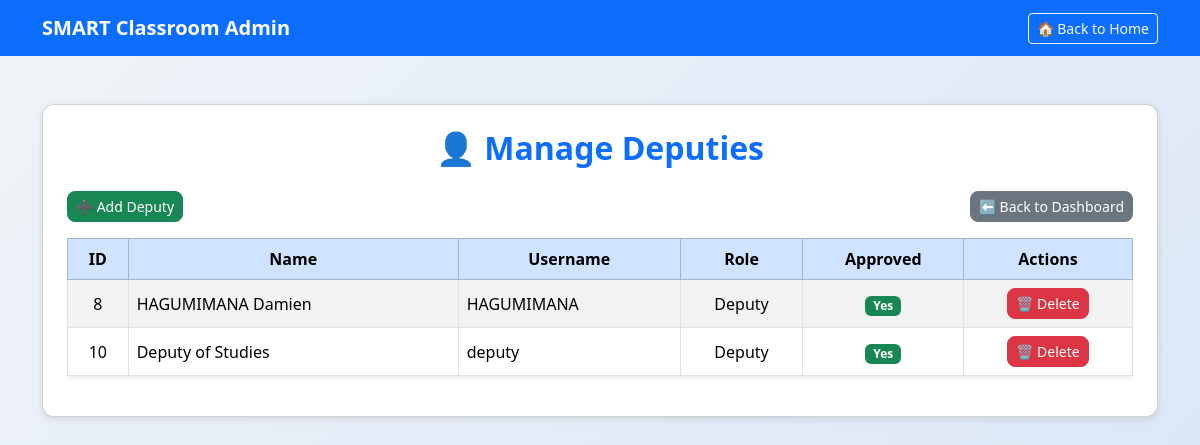
Page /admin/deputies (signed in) on the committed database.
### tables this page shows
CREATE TABLE Teachers (
                TeacherID INTEGER PRIMARY KEY AUTOINCREMENT,
                Name TEXT NOT NULL,
                Subject TEXT,
                Username TEXT UNIQUE NOT NULL,
                Password TEXT NOT NULL,
                Role TEXT DEFAULT 'Teacher',
                IsApproved INTEGER DEFAULT 0,
                Email TEXT,
                Phone TEXT,
                Class TEXT
            , Gender TEXT, ClassTeacher TEXT);

### app.py (the view)
@app.route("/admin/deputies")
def manage_deputies():
    if session.get("role") != "ICT_Admin":
        flash("Access denied!", "danger")
        return redirect(url_for("login"))
    conn = connect_db()
    cursor = conn.cursor()
    cursor.execute("SELECT TeacherID, Name, Username, Role, IsApproved FROM Teachers WHERE Role='Deputy'")
    deputies = cursor.fetchall()
    conn.close()
    return render_template("manage_deputies.html", deputies=deputies)

### app.py (called while the page is built)
@app.context_processor
def inject_global_vars():
    return {'now': datetime.now()}

### db_setup.py (called while the page is built)
def connect_db():
    try:
        conn = sqlite3.connect(DB_FILE)
        conn.row_factory = None  # or sqlite3.Row for dict-like access
        return conn
    except sqlite3.Error as e:
        print(f"[ERROR] Database connection failed: {e}")
        return None

### templates/manage_deputies.html (shortened to what this page needs)
<!DOCTYPE html>
<html lang="en">
<head>
    <link href="https://cdn.jsdelivr.net/npm/bootstrap@5.3.2/dist/css/bootstrap.min.css" rel="stylesheet">
</head>
<body>
<nav class="navbar navbar-expand-lg">
  <div class="container">
    <a class="navbar-brand fw-bold" href="#">SMART Classroom Admin</a>
    <div class="ms-auto">
      <a href="{{ url_for('ict_admin_dashboard') }}" class="btn btn-outline-light btn-sm">🏠 Back to Home</a>
    </div>
  </div>
</nav>
<div class="container mt-5">
    <div class="card p-4">
        <h2 class="text-center mb-4">👤 Manage Deputies</h2>
        <div class="d-flex justify-content-between mb-3">
            <a href="{{ url_for('add_deputy') }}" class="btn btn-success btn-sm btn-custom">
                ➕ Add Deputy
            </a>
            <a href="{{ url_for('ict_admin_dashboard') }}" class="btn btn-secondary btn-sm btn-custom">
                ⬅ Back to Dashboard
            </a>
        </div>
        <div class="table-responsive">
            <table class="table table-bordered table-striped align-middle shadow-sm">
                <thead class="table-primary text-center">
                    <tr>
                        <th>ID</th>
                        <th>Name</th>
                        <th>Username</th>
                        <th>Role</th>
                        <th>Approved</th>
                        <th>Actions</th>
                    </tr>
                </thead>
                <tbody>
                {% for d in deputies %}
                    <tr>
                        <td class="text-center">{{ d[0] }}</td>
                        <td>{{ d[1] }}</td>
                        <td>{{ d[2] }}</td>
                        <td class="text-center">{{ d[3] }}</td>
                        <td class="text-center">
                            {% if d[4] == 1 %}
                                <span class="badge bg-success">Yes</span>
                            {% else %}
                                <span class="badge bg-danger">No</span>
                            {% endif %}
                        </td>
                        <td class="text-center">
                            <a href="{{ url_for('delete_deputy', teacher_id=d[0]) }}"
                               class="btn btn-danger btn-sm btn-custom"
                               onclick="return confirm('Are you sure you want to delete this deputy?');">
                               🗑 Delete
                            </a>
                        </td>
                    </tr>
                {% else %}
                    <tr>
                        <td colspan="6" class="text-center text-muted">No deputies registered yet.</td>
                    </tr>
                {% endfor %}
                </tbody>
            </table>
        </div>
    </div>
</div>
</body>
</html>

### templates/manage_deputies.html (style rules this page uses)
body { background: linear-gradient(135deg, #f0f4f8, #d9e4f5); min-height: 100vh; }
.navbar { background-color: #0d6efd; }
.navbar-brand, .nav-link { color: #fff !important; }
.card { border-radius: 12px; box-shadow: 0 2px 8px rgba(0,0,0,0.1); }
h2 { color: #0d6efd; font-weight: 600; }
table th, table td { vertical-align: middle; }
.btn-custom { border-radius: 8px; }

### rows in the picture
Teachers: TeacherID "8", Name "HAGUMIMANA Damien", Username "HAGUMIMANA", Role "Deputy", IsApproved "Yes"
Teachers: TeacherID "10", Name "Deputy of Studies", Username "deputy", Role "Deputy", IsApproved "Yes"
